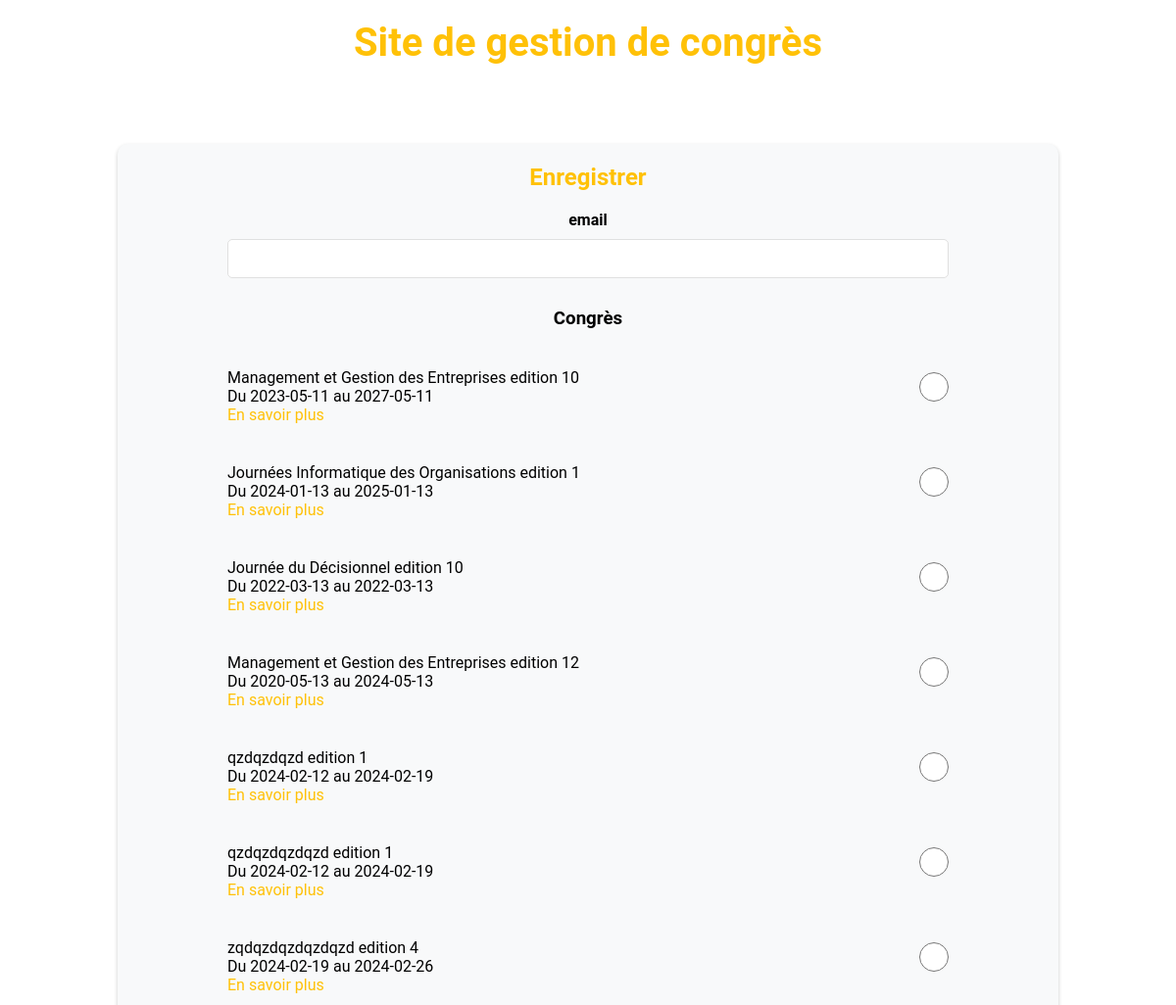
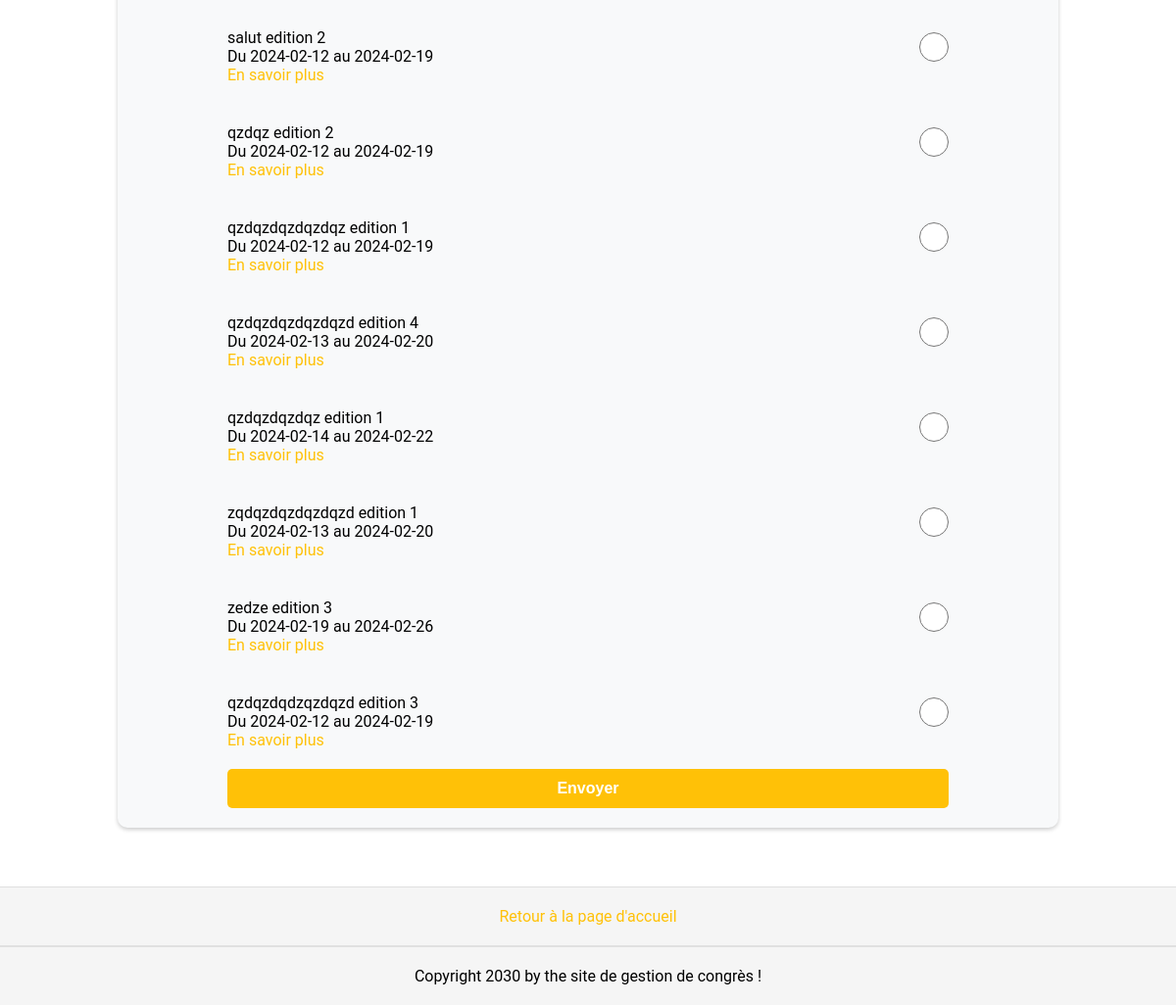
The page /enregistrer on the database as committed earlier (2 pictures, top to bottom).
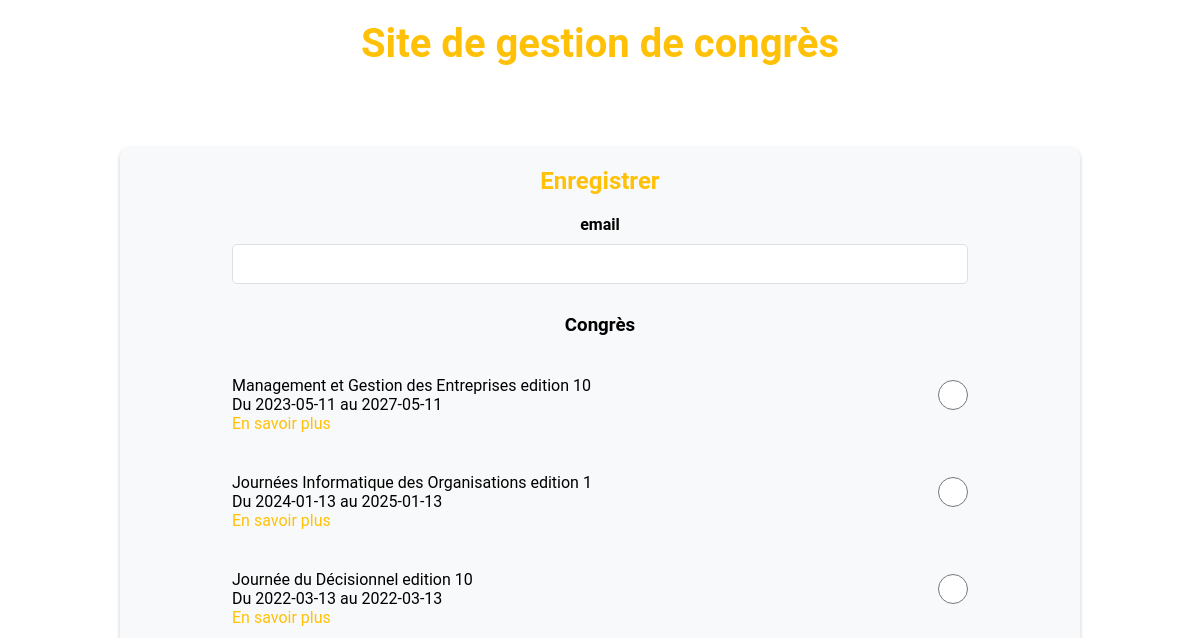
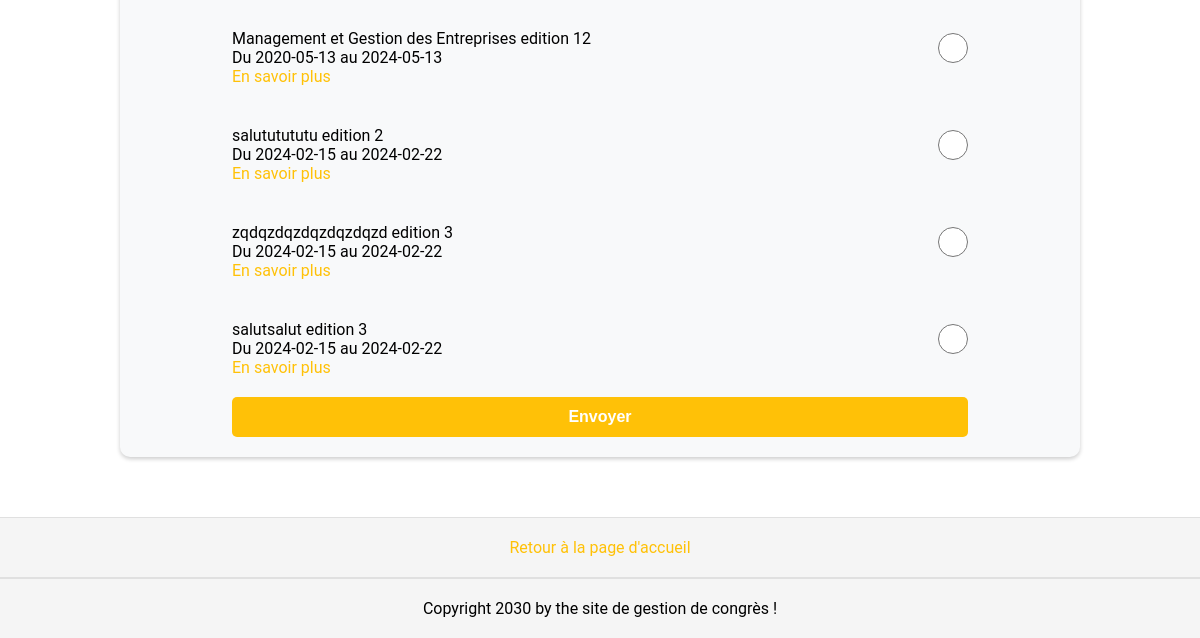
The same page on the database as committed later (2 pictures, top to bottom).
### tables this page shows
CREATE TABLE `congres` (
  `CODCONGRES` INTEGER NOT NULL PRIMARY KEY AUTOINCREMENT,
  `TITRECONGRES` char(50) NOT NULL,
  `NUMEDITIONCONGRES` INTEGER  NOT NULL,
  `DTDEBUTCONGRES` date NOT NULL,
  `DTFINCONGRES` date NOT NULL,
  `URLSITEWEBCONGRES` varchar(50) NOT NULL
);

### app.py (the view, shortened to what this page needs)
@app.route("/enregistrer", methods=["GET", "POST"])
def enregistrer():
    if "selection" in session:
        session.pop("selection")
    date = datetime.now().strftime("%Y-%m-%d")
    query = f"select * from congres where dtdebutcongres >= {date};"
    connexion = create_connexion()
    result = query_db(connexion, query)
    congres = result[0]
    return render_template('enregistrer.html', congres=congres)

### app.py (called while the page is built)
def create_connexion():
    if not os.path.exists(db_path):
        raise ValueError("Le chemin n'existe pas")
    try:
        connection = sqlite3.connect(db_path)
    except:
        raise ValueError("Echec de la connexion ")
    return connection

def query_db(connexion, query, params=None):
    cursor = connexion.cursor()
    if params:
        cursor.execute(query, params)
    else:
        cursor.execute(query)
    result = cursor.fetchall()
    metadata = cursor.description
    return (result, metadata)

### templates/enregistrer.html (shortened to what this page needs)
{% extends 'base.html' %}
{% block styles %}
<link rel="stylesheet" href="{{url_for('static', filename='enregistrer.css')}}">
{% endblock %}
{% block content %}
<div class="container">
    <h2>Enregistrer</h2>
    <form action="{{url_for('enregistrer')}}" method="post">
        <label for="email">email</label>
        <input type="email" name="email" required>
        <div class="congres-container">
            <h3>Congrès</h3>
            {% for element in congres %}
            <div>
                <div>
                    <p>{{element[1]}} edition {{element[2]}}</p>
                    <p>Du {{element[3]}} au {{element[4]}}</p>
                    <a href="{{element[5]}}">En savoir plus</a>
                </div>
                <input type="radio" value="{{element[0]}}" name="congres" required>
            </div>
            {% endfor %}
        </div>
        <button type="submit">Envoyer</button>
    </form>
</div>
{% endblock %}

Rows that differ between the two databases and show on the page:
removed congres: TITRECONGRES "qzdqzdqzd", NUMEDITIONCONGRES "1", DTDEBUTCONGRES "2024-02-12", DTFINCONGRES "2024-02-19"
removed congres: TITRECONGRES "qzdqzdqzdqzd", NUMEDITIONCONGRES "1", DTDEBUTCONGRES "2024-02-12", DTFINCONGRES "2024-02-19"
removed congres: TITRECONGRES "zqdqzdqzdqzdqzd", NUMEDITIONCONGRES "4", DTDEBUTCONGRES "2024-02-19", DTFINCONGRES "2024-02-26"
removed congres: TITRECONGRES "salut", NUMEDITIONCONGRES "2", DTDEBUTCONGRES "2024-02-12", DTFINCONGRES "2024-02-19"
removed congres: TITRECONGRES "qzdqz", NUMEDITIONCONGRES "2", DTDEBUTCONGRES "2024-02-12", DTFINCONGRES "2024-02-19"
removed congres: TITRECONGRES "qzdqzdqzdqzdqz", NUMEDITIONCONGRES "1", DTDEBUTCONGRES "2024-02-12", DTFINCONGRES "2024-02-19"
removed congres: TITRECONGRES "qzdqzdqzdqzdqzd", NUMEDITIONCONGRES "4", DTDEBUTCONGRES "2024-02-13", DTFINCONGRES "2024-02-20"
removed congres: TITRECONGRES "qzdqzdqzdqz", NUMEDITIONCONGRES "1", DTDEBUTCONGRES "2024-02-14", DTFINCONGRES "2024-02-22"
removed congres: TITRECONGRES "zqdqzdqzdqzdqzd", NUMEDITIONCONGRES "1", DTDEBUTCONGRES "2024-02-13", DTFINCONGRES "2024-02-20"
removed congres: TITRECONGRES "zedze", NUMEDITIONCONGRES "3", DTDEBUTCONGRES "2024-02-19", DTFINCONGRES "2024-02-26"
removed congres: TITRECONGRES "qzdqzdqdzqzdqzd", NUMEDITIONCONGRES "3", DTDEBUTCONGRES "2024-02-12", DTFINCONGRES "2024-02-19"
added congres: TITRECONGRES "salututututu", NUMEDITIONCONGRES "2", DTDEBUTCONGRES "2024-02-15", DTFINCONGRES "2024-02-22"
added congres: TITRECONGRES "zqdqzdqzdqzdqzdqzd", NUMEDITIONCONGRES "3", DTDEBUTCONGRES "2024-02-15", DTFINCONGRES "2024-02-22"
added congres: TITRECONGRES "salutsalut", NUMEDITIONCONGRES "3", DTDEBUTCONGRES "2024-02-15", DTFINCONGRES "2024-02-22"
